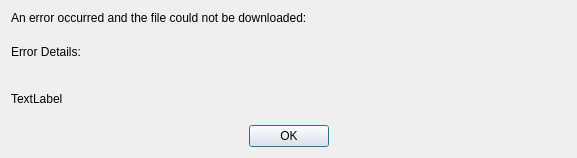
<?xml version="1.0" encoding="UTF-8"?>
<ui version="4.0">
 <class>Dialog</class>
 <widget class="QDialog" name="Dialog">
  <property name="geometry">
   <rect>
    <x>0</x>
    <y>0</y>
    <width>577</width>
    <height>158</height>
   </rect>
  </property>
  <property name="windowTitle">
   <string>Error!</string>
  </property>
  <layout class="QVBoxLayout" name="verticalLayout">
   <item>
    <widget class="QLabel" name="label">
     <property name="sizePolicy">
      <sizepolicy hsizetype="Preferred" vsizetype="Fixed">
       <horstretch>0</horstretch>
       <verstretch>0</verstretch>
      </sizepolicy>
     </property>
     <property name="text">
      <string>An error occurred and the file could not be downloaded:</string>
     </property>
    </widget>
   </item>
   <item>
    <widget class="QLabel" name="label_2">
     <property name="text">
      <string>Error Details:</string>
     </property>
    </widget>
   </item>
   <item>
    <widget class="QLabel" name="label_3">
     <property name="text">
      <string>TextLabel</string>
     </property>
    </widget>
   </item>
   <item>
    <widget class="QDialogButtonBox" name="buttonBox">
     <property name="orientation">
      <enum>Qt::Orientation::Horizontal</enum>
     </property>
     <property name="standardButtons">
      <set>QDialogButtonBox::StandardButton::Ok</set>
     </property>
     <property name="centerButtons">
      <bool>true</bool>
     </property>
    </widget>
   </item>
  </layout>
 </widget>
 <resources/>
 <connections>
  <connection>
   <sender>buttonBox</sender>
   <signal>accepted()</signal>
   <receiver>Dialog</receiver>
   <slot>accept()</slot>
   <hints>
    <hint type="sourcelabel">
     <x>248</x>
     <y>254</y>
    </hint>
    <hint type="destinationlabel">
     <x>157</x>
     <y>274</y>
    </hint>
   </hints>
  </connection>
  <connection>
   <sender>buttonBox</sender>
   <signal>rejected()</signal>
   <receiver>Dialog</receiver>
   <slot>reject()</slot>
   <hints>
    <hint type="sourcelabel">
     <x>316</x>
     <y>260</y>
    </hint>
    <hint type="destinationlabel">
     <x>286</x>
     <y>274</y>
    </hint>
   </hints>
  </connection>
 </connections>
</ui>
